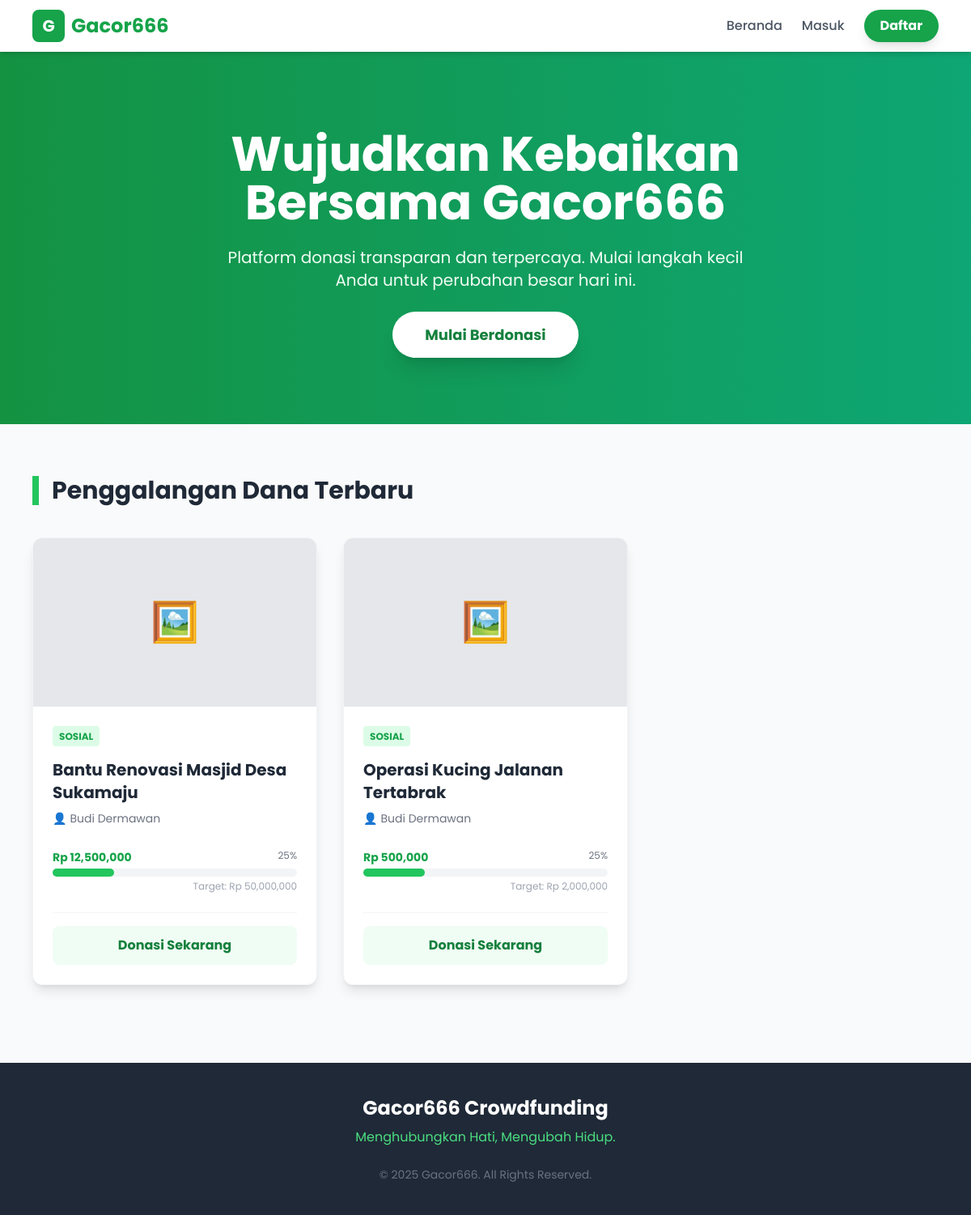
The page / on the database its author committed.
### tables this page shows
CREATE TABLE `campaigns` (
  `id` int(11) NOT NULL,
  `user_id` int(11) NOT NULL,
  `judul` varchar(255) NOT NULL,
  `deskripsi` text NOT NULL,
  `target_donasi` decimal(15,2) NOT NULL,
  `dana_terkumpul` decimal(15,2) DEFAULT 0.00,
  `batas_waktu` date NOT NULL,
  `gambar_url` varchar(255) DEFAULT 'default.jpg',
  `status` enum('pending','active','rejected','completed') DEFAULT 'pending',
  `created_at` timestamp NOT NULL DEFAULT current_timestamp()
);

CREATE TABLE `users` (
  `id` int(11) NOT NULL,
  `nama_lengkap` varchar(100) NOT NULL,
  `email` varchar(100) NOT NULL,
  `password` varchar(255) NOT NULL,
  `no_hp` varchar(20) DEFAULT NULL,
  `role` enum('admin','user') DEFAULT 'user',
  `is_verified` tinyint(1) DEFAULT 0,
  `ktp_file` varchar(255) DEFAULT NULL,
  `kk_file` varchar(255) DEFAULT NULL,
  `surat_polisi_file` varchar(255) DEFAULT NULL,
  `foto_diri_file` varchar(255) DEFAULT NULL,
  `verification_status` enum('none','pending','approved','rejected') DEFAULT 'none',
  `created_at` timestamp NOT NULL DEFAULT current_timestamp()
);

### index.php (the view, shortened to what this page needs)
<?php
require 'config.php';
$stmt = $pdo->query("
    SELECT campaigns.*, users.nama_lengkap
    FROM campaigns
    JOIN users ON campaigns.user_id = users.id
    WHERE campaigns.status = 'active'
    ORDER BY campaigns.created_at DESC
");
$campaigns = $stmt->fetchAll();
?>
<!DOCTYPE html>
<html lang="id">
<head>
    <script src="https://cdn.tailwindcss.com"></script>
</head>
<body class="bg-gray-50 flex flex-col min-h-screen">
    <?php include 'includes/navbar.php'; ?>
    <div class="bg-gradient-to-r from-green-600 to-emerald-500 text-white py-24 relative overflow-hidden">
        <div class="absolute inset-0 bg-black opacity-10"></div>
        <div class="container mx-auto px-4 text-center relative z-10">
            <h1 class="text-4xl md:text-6xl font-bold mb-6 leading-tight">Wujudkan Kebaikan<br>Bersama Gacor666</h1>
            <p class="text-lg md:text-xl mb-10 max-w-2xl mx-auto text-green-50">Platform donasi transparan dan terpercaya. Mulai langkah kecil Anda untuk perubahan besar hari ini.</p>
            <a href="#campaigns" class="bg-white text-green-700 px-10 py-4 rounded-full font-bold text-lg hover:bg-gray-100 shadow-xl transition transform hover:-translate-y-1">Mulai Berdonasi</a>
        </div>
    </div>
    <main id="campaigns" class="container mx-auto px-4 py-16 max-w-6xl flex-grow">
        <div class="flex items-center justify-between mb-10">
            <h2 class="text-3xl font-bold text-gray-800 border-l-8 border-green-500 pl-4">Penggalangan Dana Terbaru</h2>
        </div>
        <?php if (count($campaigns) > 0): ?>
            <div class="grid grid-cols-1 md:grid-cols-3 gap-8">
                <?php foreach ($campaigns as $c):
                    $persen = ($c['target_donasi'] > 0) ? ($c['dana_terkumpul'] / $c['target_donasi']) * 100 : 0;
                ?>
                <div class="bg-white rounded-xl shadow-lg hover:shadow-2xl transition duration-300 overflow-hidden flex flex-col border border-gray-100 group">
                    <div class="h-52 bg-gray-200 flex items-center justify-center text-gray-400 group-hover:bg-gray-300 transition">
                        <span class="text-5xl">🖼️</span>
                    </div>
                    <div class="p-6 flex-grow flex flex-col">
                        <div class="mb-4">
                            <span class="text-xs font-bold uppercase text-green-600 bg-green-100 px-2 py-1 rounded">Sosial</span>
                        </div>
                        <h3 class="font-bold text-xl mb-2 text-gray-800 line-clamp-2 group-hover:text-green-600 transition"><?= htmlspecialchars($c['judul']) ?></h3>
                        <p class="text-sm text-gray-500 mb-1 flex items-center gap-1">
                            <span>👤</span> <?= htmlspecialchars($c['nama_lengkap']) ?>
                        </p>
                        <div class="mt-6">
                            <div class="flex justify-between text-sm mb-1">
                                <span class="font-bold text-green-600">Rp <?= number_format($c['dana_terkumpul']) ?></span>
                                <span class="text-gray-500 text-xs text-right"><?= number_format($persen, 0) ?>%</span>
                            </div>
                            <div class="w-full bg-gray-100 rounded-full h-2.5 mb-1">
                                <div class="bg-green-500 h-2.5 rounded-full transition-all duration-1000" style="width: <?= min($persen, 100) ?>%"></div>
                            </div>
                            <div class="text-right text-xs text-gray-400">Target: Rp <?= number_format($c['target_donasi']) ?></div>
                        </div>
                        <div class="mt-6 pt-4 border-t border-gray-100">
                            <a href="#" class="block text-center w-full bg-green-50 text-green-700 py-3 rounded-lg hover:bg-green-600 hover:text-white transition font-bold">Donasi Sekarang</a>
                        </div>
                    </div>
                </div>
                <?php endforeach; ?>
            </div>
        <?php endif; ?>
    </main>
    <footer class="bg-gray-800 text-white py-10 mt-8">
        <div class="container mx-auto px-4 text-center">
            <h2 class="text-2xl font-bold mb-2">Gacor666 Crowdfunding</h2>
            <p class="text-green-400 mb-6">Menghubungkan Hati, Mengubah Hidup.</p>
            <p class="text-gray-500 text-sm">&copy; 2025 Gacor666. All Rights Reserved.</p>
        </div>
    </footer>
</body>
</html>

### index.php (style rules this page uses)
body { font-family: 'Poppins', sans-serif; }

### rows shown on the page
campaigns: judul "Bantu Renovasi Masjid Desa Sukamaju", user.nama_lengkap "Budi Dermawan", dana_terkumpul "12,500,000", persen "25", target_donasi "50,000,000"
campaigns: judul "Operasi Kucing Jalanan Tertabrak", user.nama_lengkap "Budi Dermawan", dana_terkumpul "500,000", persen "25", target_donasi "2,000,000"
